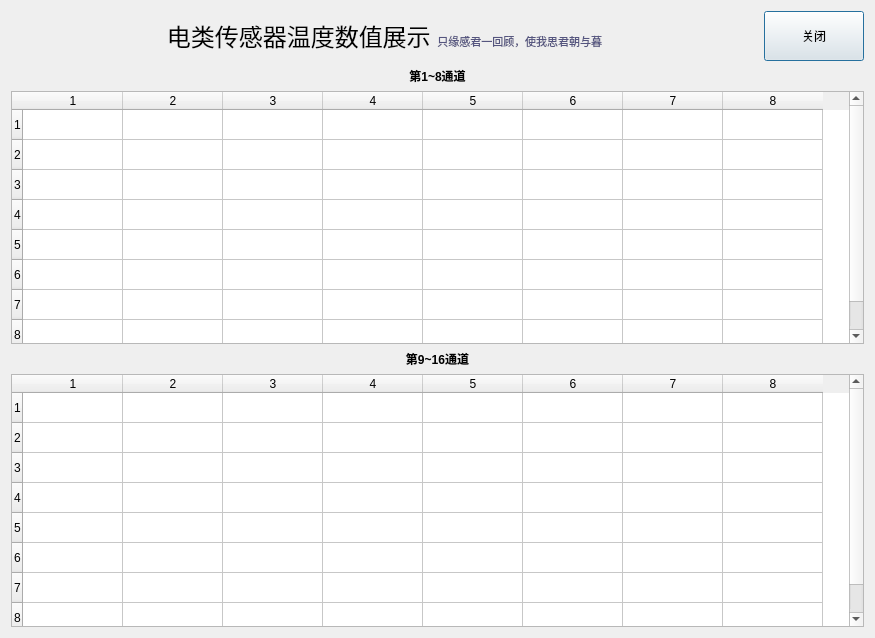
<?xml version="1.0" encoding="UTF-8"?>
<ui version="4.0">
 <class>Ds18SeeAllUi</class>
 <widget class="QDialog" name="Ds18SeeAllUi">
  <property name="geometry">
   <rect>
    <x>0</x>
    <y>0</y>
    <width>875</width>
    <height>638</height>
   </rect>
  </property>
  <property name="windowTitle">
   <string>Dialog</string>
  </property>
  <property name="styleSheet">
   <string notr="true">font: 75 12pt &quot;微软雅黑&quot;;</string>
  </property>
  <layout class="QVBoxLayout" name="verticalLayout">
   <item>
    <layout class="QHBoxLayout" name="horizontalLayout">
     <item>
      <widget class="QLabel" name="label">
       <property name="minimumSize">
        <size>
         <width>700</width>
         <height>50</height>
        </size>
       </property>
       <property name="text">
        <string>&lt;html&gt;&lt;head/&gt;&lt;body&gt;&lt;p align=&quot;center&quot;&gt;&lt;span style=&quot; font-size:18pt;&quot;&gt;电类传感器温度数值展示 &lt;/span&gt;&lt;span style=&quot; font-size:8pt; color:#55557f;&quot;&gt;只缘感君一回顾，使我思君朝与暮&lt;/span&gt;&lt;/p&gt;&lt;/body&gt;&lt;/html&gt;</string>
       </property>
      </widget>
     </item>
     <item>
      <widget class="QPushButton" name="pushButton">
       <property name="minimumSize">
        <size>
         <width>100</width>
         <height>50</height>
        </size>
       </property>
       <property name="maximumSize">
        <size>
         <width>100</width>
         <height>50</height>
        </size>
       </property>
       <property name="text">
        <string>关闭</string>
       </property>
      </widget>
     </item>
    </layout>
   </item>
   <item>
    <widget class="QLabel" name="label_2">
     <property name="text">
      <string>&lt;html&gt;&lt;head/&gt;&lt;body&gt;&lt;p align=&quot;center&quot;&gt;&lt;span style=&quot; font-weight:600;&quot;&gt;第1~8通道&lt;/span&gt;&lt;/p&gt;&lt;/body&gt;&lt;/html&gt;</string>
     </property>
    </widget>
   </item>
   <item>
    <widget class="QTableWidget" name="no1tableWidget">
     <property name="editTriggers">
      <set>QAbstractItemView::NoEditTriggers</set>
     </property>
     <property name="rowCount">
      <number>8</number>
     </property>
     <property name="columnCount">
      <number>8</number>
     </property>
     <row/>
     <row/>
     <row/>
     <row/>
     <row/>
     <row/>
     <row/>
     <row/>
     <column/>
     <column/>
     <column/>
     <column/>
     <column/>
     <column/>
     <column/>
     <column/>
    </widget>
   </item>
   <item>
    <widget class="QLabel" name="label_3">
     <property name="text">
      <string>&lt;html&gt;&lt;head/&gt;&lt;body&gt;&lt;p align=&quot;center&quot;&gt;&lt;span style=&quot; font-weight:600;&quot;&gt;第9~16通道&lt;/span&gt;&lt;/p&gt;&lt;/body&gt;&lt;/html&gt;</string>
     </property>
    </widget>
   </item>
   <item>
    <widget class="QTableWidget" name="no2tableWidget">
     <property name="editTriggers">
      <set>QAbstractItemView::NoEditTriggers</set>
     </property>
     <property name="rowCount">
      <number>8</number>
     </property>
     <property name="columnCount">
      <number>8</number>
     </property>
     <row/>
     <row/>
     <row/>
     <row/>
     <row/>
     <row/>
     <row/>
     <row/>
     <column/>
     <column/>
     <column/>
     <column/>
     <column/>
     <column/>
     <column/>
     <column/>
    </widget>
   </item>
  </layout>
 </widget>
 <resources/>
 <connections>
  <connection>
   <sender>pushButton</sender>
   <signal>clicked()</signal>
   <receiver>Ds18SeeAllUi</receiver>
   <slot>accept()</slot>
   <hints>
    <hint type="sourcelabel">
     <x>816</x>
     <y>39</y>
    </hint>
    <hint type="destinationlabel">
     <x>741</x>
     <y>65</y>
    </hint>
   </hints>
  </connection>
 </connections>
</ui>
